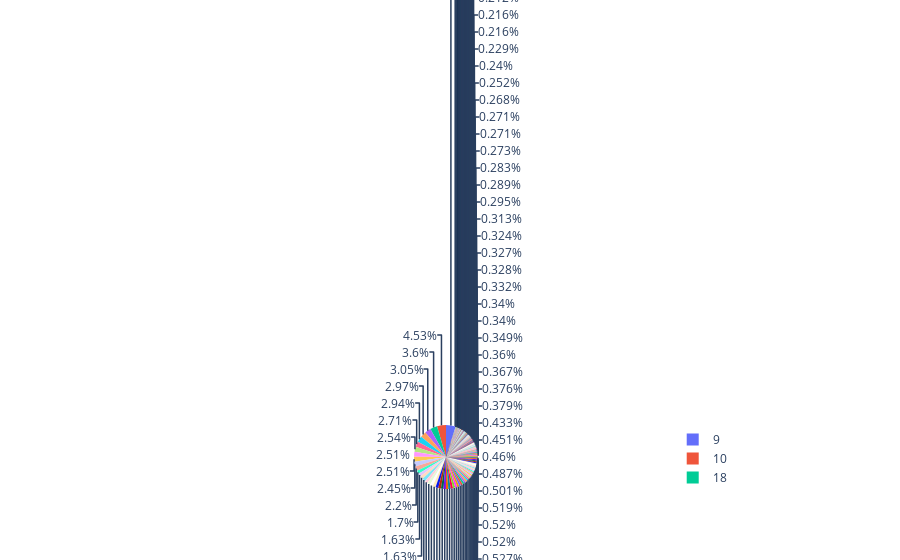

The notebook cell saved with this chart:
### Code cell
px.pie(d, 'num_shows')

### Figure 1 — Plotly figure (JSON) as saved in the notebook; plotly's stock layout.template omitted (floating-point values rounded to 4 significant figures; data arrays with more than 128 entries replaced by an {"elided": "..."} marker saying what was removed)
{"data": [{"domain": {"x": [0, 1], "y": [0, 1]}, "hovertemplate": "num_shows=%{label}<extra></extra>", "labels": {"elided": "75017 int values"}, "legendgroup": "", "name": "", "showlegend": true, "type": "pie"}], "layout": {"legend": {"tracegroupgap": 0}, "margin": {"t": 60}}}
